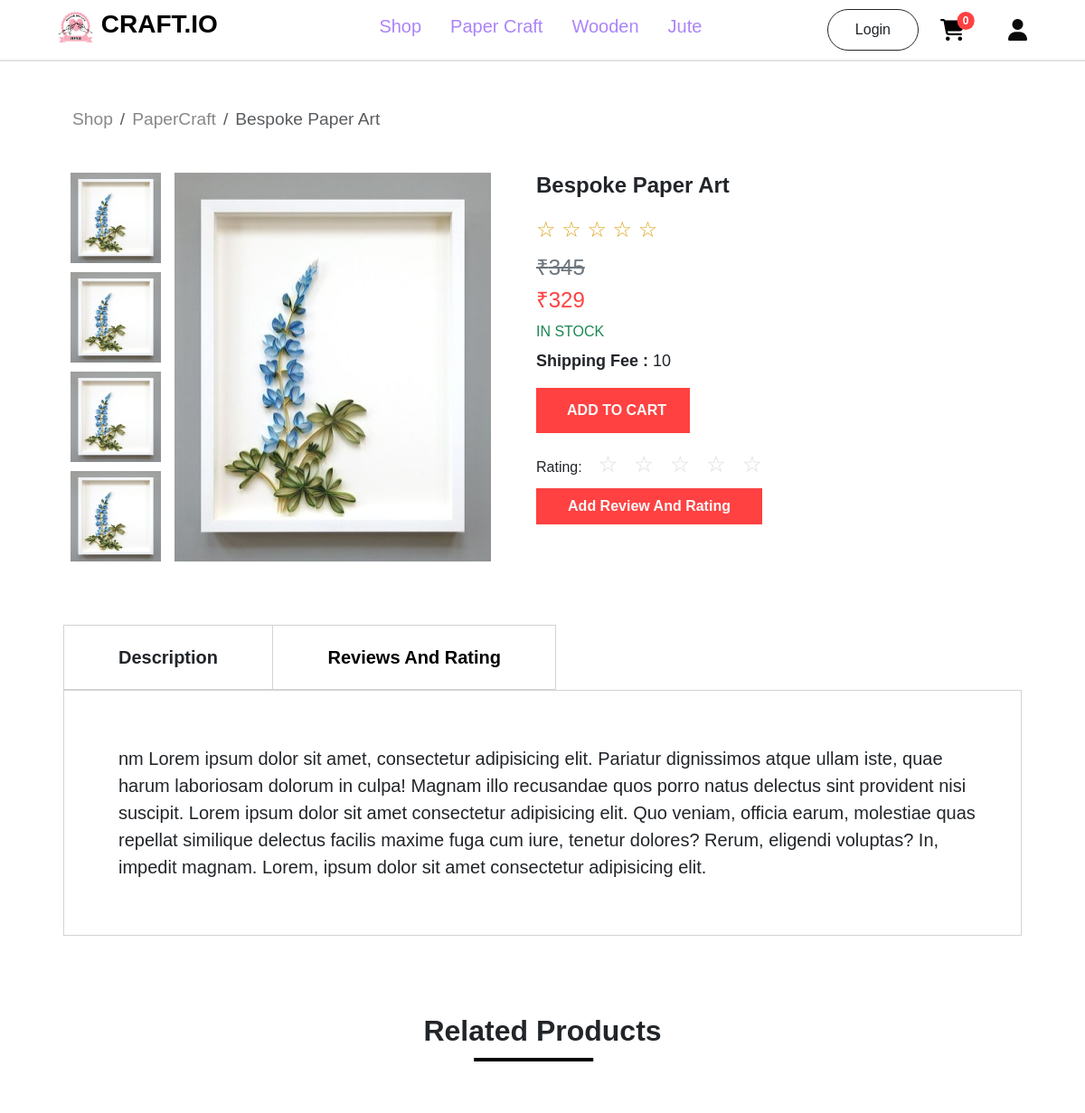
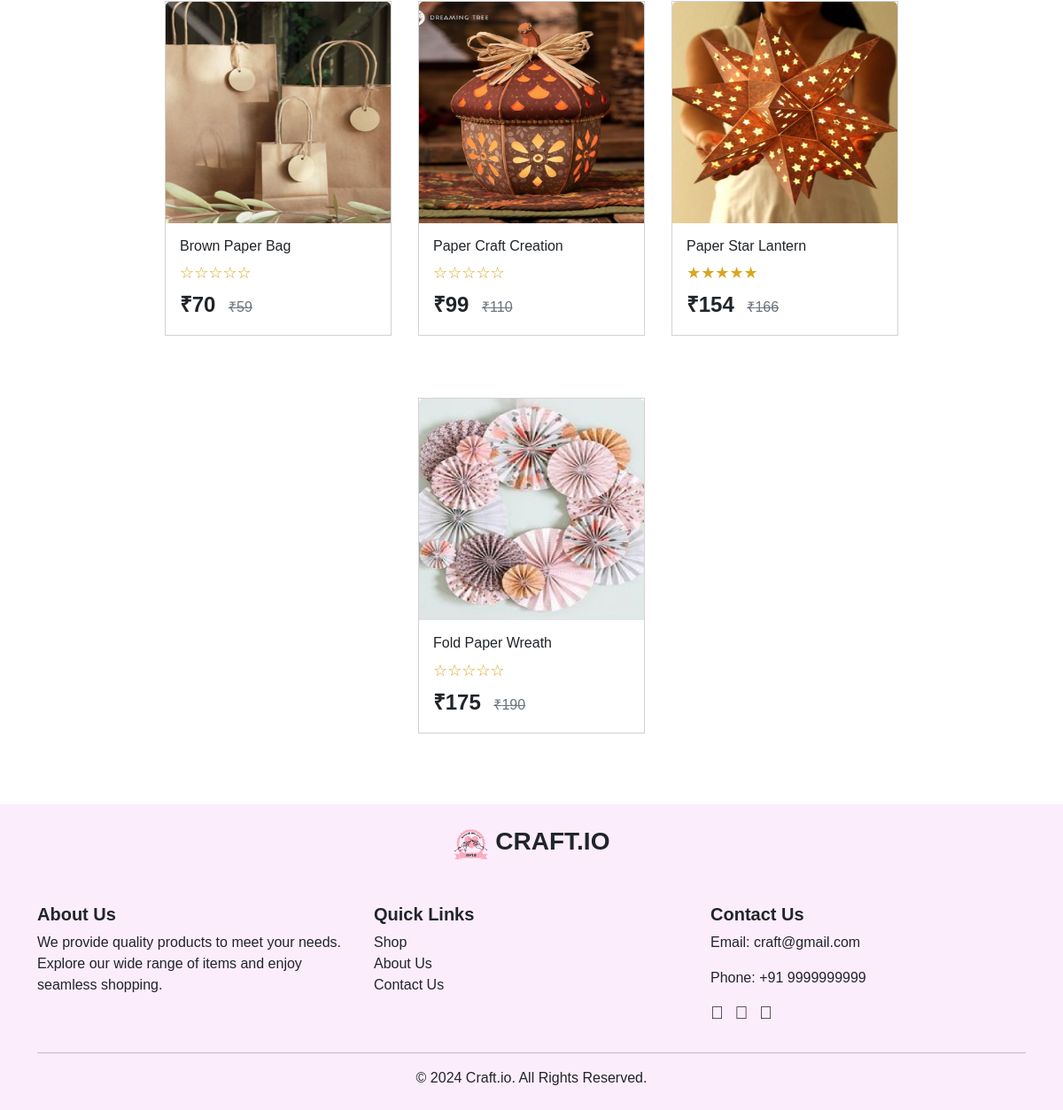
/customer/pdetail/37/, run on the app's committed database (2 pictures, top to bottom).
### account/models.py (models this page shows, shortened)
class Productss(models.Model):
    title=models.CharField(max_length=100)
    description=models.CharField(max_length=500)
    price=models.IntegerField()
    offerprice=models.IntegerField()
    image=models.ImageField(upload_to='product_images')
    stock=models.IntegerField()
    ShippingFee=models.CharField(max_length=100,default='Free')
    created_at = models.DateTimeField(default=timezone.now)
    options=(
        ('PaperCraft','PaperCraft'),
        ('Wooden','Wooden'),
        ('Jute','Jute'),
    )
    category=models.CharField(max_length=100,choices=options)

### customer/views.py (the view)
# urls.py: path('pdetail/<int:id>/', ProductDetailView.as_view(), name='pdetail'),
class ProductDetailView(DetailView):
    template_name = 'productdetail.html'
    queryset = Productss.objects.all()
    context_object_name = 'product'
    pk_url_kwarg = 'id'
    def get_context_data(self, **kwargs):
        context = super().get_context_data(**kwargs)
        product = self.get_object()
        reviews = product.reviews.all()
        avg_rating = reviews.aggregate(Avg('rating'))['rating__avg']
        context['reviews'] = reviews
        context['avg_rating'] = avg_rating if avg_rating else 0
        related_products = Productss.objects.filter(category=product.category).exclude(id=product.id)[:4]
        for related_product in related_products:
            related_reviews = related_product.reviews.all()
            related_avg_rating = related_reviews.aggregate(Avg('rating'))['rating__avg']
            related_product.avg_rating = related_avg_rating if related_avg_rating else 0
        context['related_products'] = related_products
        return context

### customer/context_processors.py (called while the page is built)
def item_count(request):
    if request.user.is_authenticated:
        cart_count=Cart.objects.filter(user=request.user).count()
        wishlist_count=Wishlist.objects.filter(user=request.user).count()
        order_count=Orders.objects.filter(user=request.user).count()
        return {'cart':cart_count,'wishlist':wishlist_count,'order':order_count}
    else:
        return {"cart":0,'wishlist':0,"order":0}

### customer/templatetags/custom_filters.py (called while the page is built)
@register.filter
def to(value, max_value):
    try:
        value = int(value)
    except (ValueError, TypeError):
        value = 0
    filled_stars = '★' * value
    empty_stars = '☆' * (max_value - value)
    return filled_stars + empty_stars

@register.filter
def range_filter(value):
    return range(value)

### customer/templates/productdetail.html (shortened to what this page needs)
{% extends 'navbar.html' %}
{% block content %}
{% load custom_filters %}
<div style="margin: 50px 0px 20px 80px;">
<nav aria-label="breadcrumb">
    <ol class="breadcrumb" style="font-size: larger;">
        <li class="breadcrumb-item"><a href="{% url 'shop' %}" style="text-decoration: none;color: rgb(135, 135, 136);">Shop</a></li>
        <li class="breadcrumb-item">
            <a href="{% url 'products' product.category %}" style="text-decoration: none;color: rgb(135, 135, 136);">{{ product.category }}</a>
        </li>
        <li class="breadcrumb-item active" aria-current="page">{{ product.title }}</li>
    </ol>
</nav>
</div>
<div class="d-flex" style="height: 100%;gap: 20px;margin: 30px;margin-top: 0px;">
        <div class="col-md-1 d-flex flex-column ms-5 mt-4">
            <img src="{{product.image.url}}" alt="" style="height: 100px; width: 100px;margin-bottom: 10px;">
            <img src="{{product.image.url}}" alt="" style="height: 100px; width: 100px;margin-bottom: 10px;">
            <img src="{{product.image.url}}" alt="" style="height: 100px; width: 100px;margin-bottom: 10px;">
            <img src="{{product.image.url}}" alt="" style="height: 100px; width: 100px;">
        </div>
        <div class="col-md-4 mt-4">
            <img src="{{product.image.url}}" class="img-fluid " alt="" style="height: 430px; width: 350px;">
        </div>
        <div class="col d-flex flex-column " ><br>
            <h4><b>{{product.title}}</b></h4>
            <p class="mt-2" style="color: goldenrod;font-size:x-large;">
                {% for i in 5|range_filter %}
                    {% if i < avg_rating %}
                    ★
                    {% else %}
                    ☆
                    {% endif %}
                {% endfor %}
            </p>
            <s class="text-secondary" style="font-size:x-large;margin-top: -10px;">&#8377;{{product.price}}</s>
            <p style="color: #ff4141;font-size:x-large;">&#8377;{{product.offerprice}}</p>
            <p style="margin-top:-27px ;">
                {% if product.stock < 10 %}
                   <p class="text-danger">ONLY {{ product.stock }} STOCK</p>
                {% else %}
                    <p class="text-success">IN STOCK</p>
                {% endif %}
            </p>
            <p style="font-weight: bold;font-size: large; margin-top: -25px;">Shipping Fee : <span style="font-weight: lighter;">{{product.ShippingFee}}</span>
            <div>
                <a href="{% url 'addtocart' product.id %}" class="btn text-light d-flex justify-content-center" style="background-color: #ff4141;width: 170px;border-radius: 0px;height: 50px;">
                    <b class="ms-2">ADD TO CART</b>
                </a>
            </div>
    <form method="post" action="{% url 'add_review' product.id %}">
        <div class="mt-3">
            <label for="rating">Rating: </label>
            <input type="checkbox" id="star1" name="rating" value="1"><label for="star1">☆</label>
            <input type="checkbox" id="star2" name="rating" value="2"><label for="star2">☆</label>
            <input type="checkbox" id="star3" name="rating" value="3"><label for="star3">☆</label>
            <input type="checkbox" id="star4" name="rating" value="4"><label for="star4">☆</label>
            <input type="checkbox" id="star5" name="rating" value="5"><label for="star5">☆</label>
        </div>
        <button type="submit" class="btn text-light d-flex justify-content-center mt-2" style="background-color: #ff4141;width: 250px;border-radius: 0px;height: 40px;">
            <b>Add Review And Rating</b></button>
    </form>
</div>
        </div>
<div style="margin: 70px;">
    <p style="font-size:20px;font-weight:bolder;border: solid 1px lightgrey;display: inline-block;padding:20px 60px 20px 60px;margin: 0;">Description</p>
    <p style="font-size:20px;font-weight:bold;border: solid 1px lightgrey;display: inline-block;padding:20px 60px 20px 60px;margin: 0;margin-left: -5px;">
        <a href="{% url 'view_reviews' product.pk %}" style="text-decoration: none;color: black;">Reviews And Rating</a>
    </p>
    <p style="font-size:20px;border: solid 1px lightgrey;padding:60px 50px 60px 60px;margin: 0;">{{product.description}}</p>
</div>
<div style="text-align: center;">
    <h2 class="text-center mt-3 related-title" style="font-weight: 600;">Related Products</h2>
</div>
<div style="margin: 50px;">
    <div class="d-flex justify-content-center flex-wrap mt-3" style="gap: 30px;">
        {% for related_product in related_products %}
        <div class="card" style="width: 16rem; border-radius: 0%; margin-top: 10px; margin-bottom: 30px;">
            <img src="{{ related_product.image.url }}" height="250px" class="card-img-top" alt="{{ related_product.title }}">
    <div class="card-body">
                <h6 class="card-title">{{ related_product.title }}</h6>
            <p class="mt-2 mb-1" style="color: goldenrod; font-size:large;">
                {{ related_product.avg_rating|to:5 }}
            </p>
                <p class="card-text" style="display: inline; margin-right: 10px;">
                    <b style="font-size: x-large;">&#8377;{{ related_product.offerprice }}</b>
                </p>
                <s class="card-text text-secondary">&#8377;{{ related_product.price }}</s>
            </div>
        </div>
        {% empty %}
        <p>No related products available.</p>
        {% endfor %}
    </div>
</div>
{% endblock content %}

### customer/templates/navbar.html (style rules this page uses)
* { font-family: 'Parkinsans', sans-serif !important; }
.form-control, .btn { display: flex; align-items: center; }

### customer/templates/productdetail.html (style rules this page uses)
input[type="checkbox"] + label { font-size: 25px; color: #ddd; cursor: pointer; }
.related-title { display: inline-block; position: relative; padding-bottom: 5px; }
.related-title::after { content: ''; position: absolute; bottom: 0; left: 50%; width: 50%; height: 4px; background-color: black; transform: translateX(-50%); margin: -10px; }

### data on the page
Productss: category "PaperCraft", title "Bespoke Paper Art", image (picture), price "345", offerprice "329", ShippingFee "10", description "nm Lorem ipsum dolor sit amet, consectetur adipisicing elit. Pariatur dignissimos atque ullam iste, quae harum laboriosam dolorum in culpa! Magnam illo recusandae quos porro natus delectus sint provident nisi suscipit. Lorem ipsum dolor sit amet consectetur adipisicing elit. Quo veniam, officia earum, molestiae quas repellat similique delectus facilis maxime fuga cum iure, tenetur dolores? Rerum, eligendi voluptas? In, impedit magnam. Lorem, ipsum dolor sit amet consectetur adipisicing elit."
Productss: image (picture), title "Brown Paper Bag", avg_rating|to "☆☆☆☆☆", offerprice "70", price "59"
Productss: image (picture), title "Paper Craft Creation", avg_rating|to "☆☆☆☆☆", offerprice "99", price "110"
Productss: image (picture), title "Paper Star Lantern", avg_rating|to "★★★★★", offerprice "154", price "166"
Productss: image (picture), title "Fold Paper Wreath", avg_rating|to "☆☆☆☆☆", offerprice "175", price "190"

### other printed values
{{ cart }} "0"
